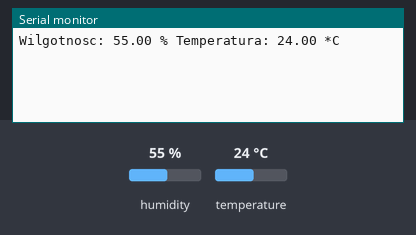
Bench run of a sketch on a simulated Arduino Uno, built with avr-gcc and run on an emulated ATmega328P. Shown: the last lines printed to the serial monitor. The inputs (shaded band) are chosen by the test bench; at power-on: humidity 55 %, temperature 24 °C.

Above: at 2.8 s.
2.9 s: humidity set to 22 %
At 4.5 s:
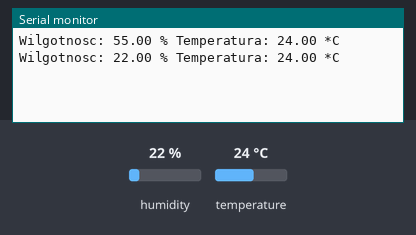
5.6 s: temperature set to 12 °C
At 7.4 s:
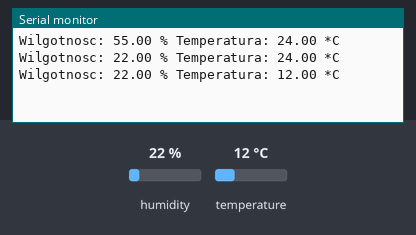
8.3 s: humidity set to 40 %
At 10.8 s:
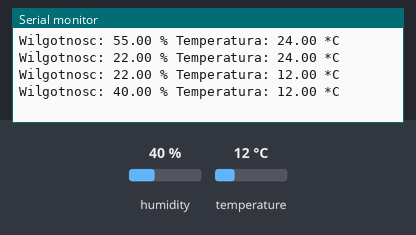
Timing chart, 0 to 12.3 s (numbered marks = the images above; inputs shaded):
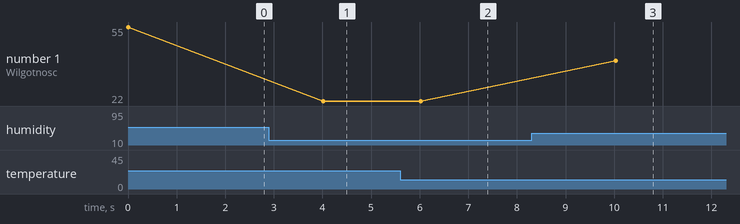

The sketch:

dth22.ino
```cpp
#include "DHT.h" // biblioteka DHT

#define DHTPIN 2 // numer pinu sygnałowego
#define DHTTYPE DHT22 // typ czujnika (DHT11). Jesli posiadamy DHT22 wybieramy DHT22

DHT dht(DHTPIN, DHTTYPE); // definicja czujnika

float a = 0.0,b = 0.0;

void setup()
{
Serial.begin(9600); // otworzenie portu szeregowego
dht.begin(); // inicjalizacja czujnika
}

void loop()
{
// Odczyt temperatury i wilgotności powietrza
float t = dht.readTemperature();
float h = dht.readHumidity();

// Sprawdzamy czy są odczytane wartości
if (isnan(t) || isnan(h))
{
// Jeśli nie, wyświetlamy informację o błędzie
Serial.println("Blad odczytu danych z czujnika");
} else
{
// Jeśli tak, wyświetlamy wyniki pomiaru

if(a != h || b != t){
  Serial.print("Wilgotnosc: ");
  Serial.print(h);
  Serial.print(" % ");
  Serial.print("Temperatura: ");
  Serial.print(t);
  Serial.println(" *C");
  a = h;
  b = t;
}

}
}
```

Measured:
- after the input at 2.9 s, the serial monitor: prints a new line after 1.1 s (image 1)
- after the input at 5.6 s, the serial monitor: prints a new line after 0.42 s (image 2)
- after the input at 8.3 s, the serial monitor: prints a new line after 1.7 s (image 3)
- plotted number 1: 55 → 22 after the input at 2.9 s, 22 → 40 after the input at 8.3 s
